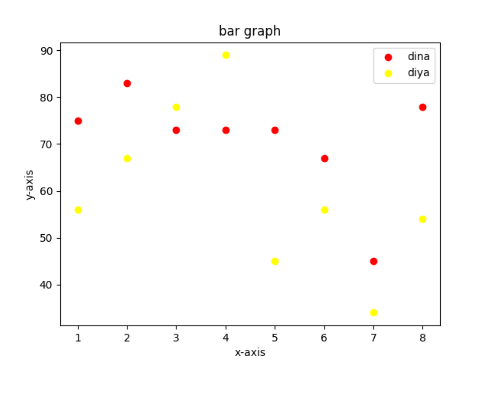

Python code for this plot:
import matplotlib.pyplot as mp

x1 = [1, 2, 3, 4, 5, 6, 7, 8]
y1 = [75, 83, 73, 73, 73, 67, 45, 78]

x2 = [1,2,3,4,5,6,7,8]
y2 = [56, 67, 78, 89, 45, 56, 34, 54]

mp.scatter(x1,y1, color = 'red', label = 'dina')
mp.scatter(x2,y2,color='yellow',label='diya')

mp.title('bar graph')
mp.xlabel('x-axis')
mp.ylabel('y-axis')

mp.legend()
mp.show()
